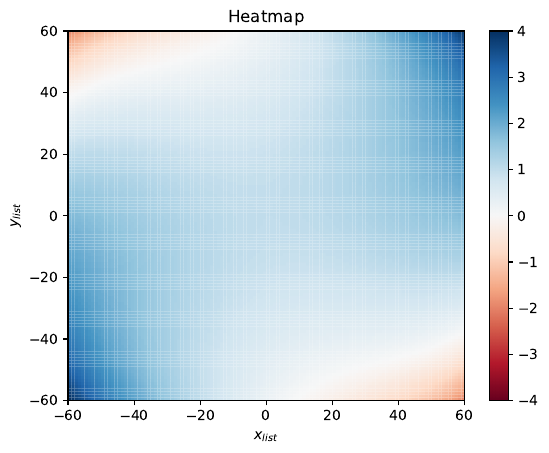

This figure's Python source:
import matplotlib.pyplot as plt
import numpy as np


def Write(file, expr): return file.write(str(expr)+'\n')


fil = open('output.dat', 'w')

x_lim = 60
y_lim = 60
x_step = 1
y_step = 1

# generate 2 2d grids for the x & y bounds
y, x = np.meshgrid(np.arange(-x_lim, x_lim+x_step, x_step),
                   np.arange(-y_lim, y_lim+y_step, y_step))

Write(fil, f'The meshgrid has an x-size of {len(x)}')
Write(fil, f'The meshgrid has an y-size of {len(y)}')
Write(fil, x)
Write(fil, y)

count = 0
for _x in x:
    count = count+1
    my_str = f'_x[{len(_x)}] | {count} = {_x}'
    # print(my_str)
    # Write(fil, my_str)

# Write(fil, x`)
# Write(fil, y)

# z = (1 - x / 2. + x ** 5 + y ** 3) * np.exp(-x ** 2 - y ** 2)

# z = np.power(np.sin(x*np.pi/180.0), 2)+np.power(np.cos(y*np.pi/180.0), 2)
z = np.tan(x*np.pi/180.0)*np.tan(y*np.pi/180.0) + \
    np.power(np.sin(x*np.pi/180.0), 2)+np.power(np.cos(y*np.pi/180.0), 2)

Write(fil, len(z))
# Write(fil, z)

count = 0
for _x in z:
    count = count+1
    my_str = f'_x[{len(_x)}] | {count} = {_x}'
    # print(my_str)
    Write(fil, my_str)


# # x and y are bounds, so z should be the value *inside* those bounds.
# # Therefore, remove the last value from the z array.


z = z[:-1, :-1]
Write(fil, len(z))

count = 0
for _x in z:
    count = count+1
    my_str = f'_x[{len(_x)}] | {count} = {_x}'
    # print(my_str)
    Write(fil, my_str)


fil.close()

z_min, z_max = -np.abs(z).max(), np.abs(z).max()

fig, ax = plt.subplots()

c = ax.pcolormesh(x, y, z, cmap='RdBu', vmin=z_min, vmax=z_max)

ax.set_title('Heatmap')

plt.xlabel(r'$x_{list}$')
plt.ylabel(r'$y_{list}$')

# set the limits of the plot to the limits of the data

ax.axis([x.min(), x.max(), y.min(), y.max()])
fig.colorbar(c, ax=ax)

plt.savefig('2heatmap.pdf', dpi=400, bbox_inches='tight')
